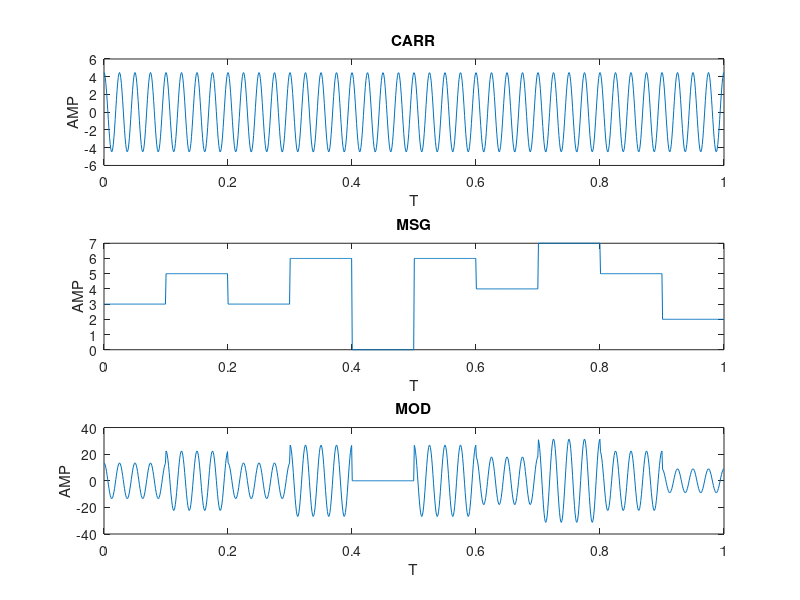

MATLAB code to generate this figure: (Note: this script raises an error after producing the figure.)
clc;clear all;close all;
t=linspace(0,1,1000);
n=3; %%put number of bits __change it acc to need 
M=2^n;%%evel
fc=40;%%carrier_freq
tb=0.1;%%bit duration
carrier=sqrt(2/tb)*cos(2*pi*fc*t);
subplot(3,1,1);
plot(t,carrier);
xlabel('T');
ylabel('AMP');
title('CARR');
count=0;
i=0;
while i~=1000
   msg(i+1)=randi([0,M-1]);
   j=0;
    while j~=100
        msg(i+1+j)=msg(i+1);
       j=j+1;
    end
    i=i+100;
    count=count+1;
end
subplot(3,1,2);
plot(t,msg);
xlabel('T');
ylabel('AMP');
title('MSG');

mod=msg.*carrier;
subplot(3,1,3);
plot(t,mod);
xlabel('T');
ylabel('AMP');
title('MOD');

v=carrier.*mod;
syms t;
y=int(v,t,0,1);
t=linspace(0,1,1000);
y=double(y);

x= reshape(y,100,10);
meanism=mean(x);
demod=(1/10)*ceil(meanism);

figure(2);
plot(t,msg);
xlabel('TIME');
ylabel('AMPLITUDE');
title('MESSAGE');

for i=1:10
    for j=1:100
        demodulation(j+(i-1)*100)=demod(i);
    end
end
figure(3);
plot(t,demodulation);
xlabel('TIME');
ylabel('AMPLITUDE');
title('DEMODULATED');


















